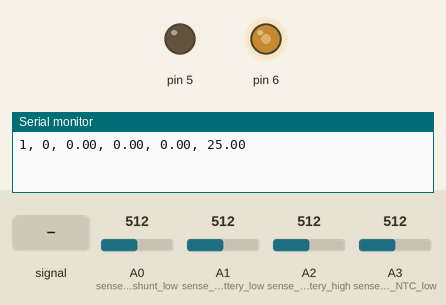
Recording of a sketch running on a simulated Arduino Nano, built with avr-gcc and run on an emulated ATmega328P. Parts: output pins drawn as LEDs (lit = HIGH), the last lines printed to the serial monitor. The test bench sets the inputs (shaded band); at power-on: A0 (sense_pin_shunt_low) = 512, A1 (sense_pin_battery_low) = 512, A2 (sense_pin_battery_high) = 512, A3 (sense_pin_NTC_low) = 512.

Above: at 1.2 s.
1.3 s: A0 (sense_pin_shunt_low) fed a 200 Hz sine of ±255 counts around its level
At 2.04 s:
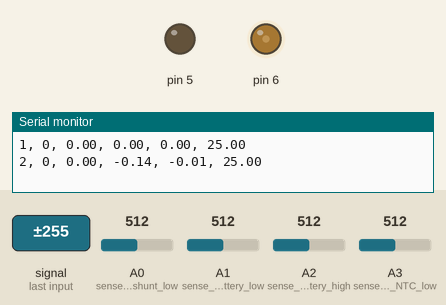
4.3 s: A0 (sense_pin_shunt_low) set to 716
5.8 s: A1 (sense_pin_battery_low) set to 554
7.3 s: A1 (sense_pin_battery_low) set to 581
At 8.3 s:
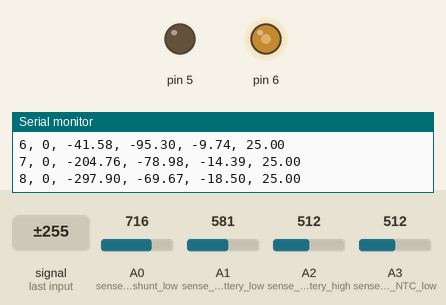
8.8 s: A1 (sense_pin_battery_low) set to 306
At 9.4 s:
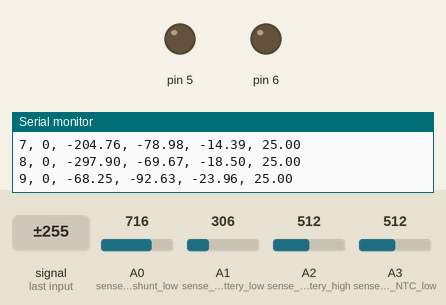
10.3 s: A1 (sense_pin_battery_low) set to 716
At 11.7 s:
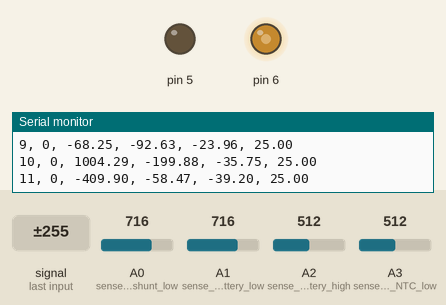
Timing chart, 0 to 12.8 s (numbered marks = the images above; inputs shaded):
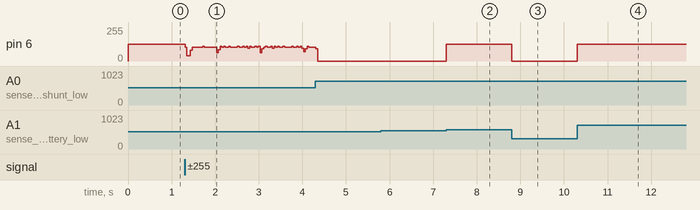

Measured:
- the behaviour switches between 572 and 573 on A1 (sense_pin_battery_low) (found by bisection; images 1 and 2)
- after the input at 7.3 s, pin 6: 0/255 → 127/255 at once
- after the input at 8.8 s, pin 6: 127/255 → 0/255 at once
- after the input at 10.3 s, pin 6: 0/255 → 127/255 at once

The sketch:

Battery_Tester_Procedure.ino
```cpp
//--- DEFINITIONS

//Definition of global parameters
int shunt_resistance = 10; // resistance or the shunt resistor connected in series to the tested battery in ohm
int max_voltage=4200; // maximum allowed voltage of the tested battery in mV
int min_voltage =2750; // minimum allowed voltage of the tested battery in mV
float max_charge_current = 70; //maximum charge current of the battery
float max_discharge_current = -70; //maximum allowed discharge current of the battery
int maxtemp = 55; // maximum allowed temperature in °C
float capacity = 70*3.6; // Charge of fully charged battery in As
int recording_time_period = 1000; // time period between sended measurement data points in ms (cannot simply be changed)
int sense_pin_battery_high = 2; // number of the sense pin connected to the high potential of the tested battery
int sense_pin_battery_low = 1; // number of the sense pin connected to the low potential of the tested battery
int sense_pin_shunt_high = 1; // number of the sense pin connected to the high potential of the shunt resistor
int sense_pin_shunt_low = 0; // number of the sense pin connected to the low potential of the shunt resistor
int sense_pin_NTC_low = 3; // number of the sense pin connected to the low potential of the NTC
int cycle_counter = 0; // variable to count number of charge discharge cycles

// Definition of global variables
int actual_voltage; // actual value of controlled voltage in mV
int battery_voltage; // actual value of battery voltage in mV
float shunt_current; // actual current trough shunt resistor in mA
long timecounter = millis()/1000; // start time of the program in ms
float coulomb_counter; // Counts the charge which flows into (positive) or out of (negative) the battery in As
int SoC; // State of Charge in %
float starttime; // start time of a program section in ms
int endtime; // end time of a program section in ms
int integ; // summed deviation of actual_voltage from set voltage
float set_voltage; // desired set voltage
int width_charge; // width of charge pulse send to the gate of the mosfet
int width_discharge; // width of the discharge pulse send to the gate of the mosfet
int tempReading; // sensor value for NTC voltage probe
double temp; // temperature in °C
float shunt_current_av; // summed up current through shunt resistor in mA for the recording_time_period
float shunt_current_av_last; // average current through the shunt resistor in mA for the last recording time period
float battery_voltage_av; // summed up battery voltage in mV for the recording_time_period
float battery_voltage_av_last; // average battery voltage in mV for the last recording time period
float actual_voltage_av; // summed up controlled voltage in mV for the recording_time_period
float actual_voltage_av_last; // average controlled voltage in mV for the last recording time period
int n; // variable which counts tthe loops
bool control_voltage_criteria; // continue loop when criteria is true
bool time_criteria; // continue loop when criteria is true
bool current_criteria; // continue loop when criteria is true
bool battery_voltage_criteria; // continue loop when criteria is true

//--- FUNCTIONS

// This is a multi-purpose controler function called by following simpler functions
// The voltage controler tries to reach a set voltage ramp from the startvoltage (mV) to the endvoltage (mV) for a given timeperiod (ms).
// The voltage which should controled is defined by the voltage probes connected to the analog inputs with the numbers sense_pin_voltage_high and sense_pin_voltage_low
// Different modes for stop criteria can be selected:
// mode == 0: Stop when runtime is longer than timeperiod (ms)
// mode ==1: Stop when absolute value current trough shunt resistor is smaller than stopcurrent (mA)
// mode ==2: Stop when battery voltage is lower than endvoltage (mV) during discharge or higher during charge
void voltage_controler (int startvoltage, int endvoltage, float timeperiod, int sense_pin_voltage_high, int sense_pin_voltage_low, int stopcurrent, int stopvoltage, int mode){

  // Initialize variables
  n = 1;
  control_voltage_criteria = 1;
  time_criteria = 1;
  current_criteria = 1;
  battery_voltage_criteria = 1;
  starttime = millis();
  endtime = starttime + timeperiod;
  integ=0;
  actual_voltage_av=0;
  shunt_current_av=0;
  battery_voltage_av=0;

  // Measure actual voltages and current
  actual_voltage=(analogRead(sense_pin_voltage_high)-analogRead(sense_pin_voltage_low))*5/1.023;
  battery_voltage=(analogRead(sense_pin_battery_high)-analogRead(sense_pin_battery_low))*5/1.023;
  shunt_current=(analogRead(sense_pin_shunt_high)-analogRead(sense_pin_shunt_low))*5/(1.023*shunt_resistance);
  battery_voltage_av_last=battery_voltage;

  // Loop for the voltage ramp, which continues when the criterias are true
  while((time_criteria&&((mode==0)||current_criteria||battery_voltage_criteria))){

    // Calculate set voltage for current ramp
    set_voltage=startvoltage+((endvoltage-startvoltage)*(millis()-starttime))/timeperiod;
    // limit ramp to endvoltage
    if(millis()>(starttime+timeperiod)){
      set_voltage=endvoltage;
    }

    // sum up the errors for the integral part of the controler
    integ=integ+(set_voltage-actual_voltage);
    // prevent overflow of variable
    if(integ>26000){
        integ=26000;
    }
    if(integ<(-26000)){
        integ=-26000;
    }

    // calculate width of pulse width modulated output signal
    if(set_voltage>actual_voltage){
        width_charge=(2.55/50)*set_voltage+(2.55/50)*(set_voltage-actual_voltage)+(1.0/50)*integ;
        width_discharge=0;
        // limit pulse width to valid values
        if(width_charge>255){
           width_charge=255;
        }
        if(width_charge<0){
           width_charge=0;
        }
    }
    if(set_voltage<actual_voltage){
      width_charge=0;
      width_discharge=-(255/battery_voltage)*(set_voltage-actual_voltage)-(1.3/50)*integ;
      // limit pulse width to valid values
      if(width_discharge>255){
           width_discharge=255;
      }
      if(width_discharge<0){
         width_discharge=0;
      }
    }

    // Perform safety checks for voltage, current and temperature limits
    battery_voltage=(analogRead(sense_pin_battery_high)-analogRead(sense_pin_battery_low))*5/1.023;
    shunt_current=(analogRead(sense_pin_shunt_high)-analogRead(sense_pin_shunt_low))*5/(1.023*shunt_resistance);
    // Slowly discharge if voltage is higher than allowed
    if (battery_voltage>max_voltage){
      width_charge = 0;
      width_discharge = 127;
    }
    // Slowly charge if voltage is lower than allowed
    if (battery_voltage<min_voltage){
      width_charge = 127;
      width_discharge = 0;
    }
    // Limit discharge current
    if (shunt_current < max_discharge_current){
      width_charge = 0;
      width_discharge = width_discharge*max_discharge_current/shunt_current;
    }
    // Limit charge current
    if (shunt_current > max_charge_current){
      width_charge = width_charge*max_charge_current/shunt_current;
      width_discharge = 0;
    }
    // Pause and cool if temperature is higher than allowed
    tempReading = analogRead(sense_pin_NTC_low);
    temp = log(10000.0 * ((1024.0 / tempReading - 1)));
    temp = 1 / (0.001129148 + (0.000234125 + (0.0000000876741 * temp * temp ))* temp )-273.15;
    if (temp>maxtemp){
      width_charge = 0;
      width_discharge = 0;
    }

    // Finally output the calculated pulses
    analogWrite(6, width_charge);
    analogWrite(5, width_discharge);

    // Measure actual values
    actual_voltage=(analogRead(sense_pin_voltage_high)-analogRead(sense_pin_voltage_low))*5/1.023;
    battery_voltage=(analogRead(sense_pin_battery_high)-analogRead(sense_pin_battery_low))*5/1.023;
    // Sum values for average calculation
    shunt_current_av+=(analogRead(sense_pin_shunt_high)-analogRead(sense_pin_shunt_low))*5/(1.023*shunt_resistance);
    battery_voltage_av+=(analogRead(sense_pin_battery_high)-analogRead(sense_pin_battery_low))*5/1.023;
    actual_voltage_av+=(analogRead(sense_pin_voltage_high)-analogRead(sense_pin_voltage_low))*5/1.023;
    n += 1;

    // Output data if recording_time_period is reached
    if ((millis()/recording_time_period)>timecounter){
      timecounter=millis()/1000;
      // Calculate average values
      actual_voltage_av_last=actual_voltage_av/n;
      shunt_current_av_last=shunt_current_av/n;
      battery_voltage_av_last=battery_voltage_av/n;
      //Coulomb counting
      coulomb_counter+=shunt_current_av_last*recording_time_period/(1000*1000);
      SoC=100*coulomb_counter/capacity;
      // Reset the summed up values
      actual_voltage_av=0;
      shunt_current_av=0;
      battery_voltage_av=0;
      n = 1;
      //Output the data for arduino ide serial monitor used for bugfixing
      /*
      Serial.print(timecounter);
      Serial.print(" Cycle");
      Serial.print(cycle_counter);
      Serial.print(" Soll ");
      Serial.print(set_voltage);
      Serial.print(", Ist ");
      Serial.print(actual_voltage_av_last);
      Serial.print(", Batterie ");
      Serial.print(battery_voltage_av_last);
      Serial.print(", Strom");
      Serial.print(shunt_current_av_last);
      Serial.print(", Laden");
      Serial.print(width_charge);
      Serial.print(", Entladen");
      Serial.print(width_discharge);
      Serial.print(", Power ");
      Serial.print(shunt_resistance/1000.0*pow(shunt_current_av_last,2));
      Serial.print(", Coulomb ");
      Serial.print(coulomb_counter);
      Serial.print(", Temp ");
      Serial.println(temp);
      */
      // Output data send to python for plotting and saving
      Serial.print(timecounter);
      Serial.print(", ");
      Serial.print(cycle_counter);
      Serial.print(", ");
      Serial.print(battery_voltage_av_last);
      Serial.print(", ");
      Serial.print(shunt_current_av_last);
      Serial.print(", ");
      Serial.print(coulomb_counter);
      Serial.print(", ");
      Serial.println(temp);

    }

  // Control the stop criteria for the loop
  control_voltage_criteria = (abs(actual_voltage_av_last-endvoltage)>=10);
  time_criteria = (millis()-starttime)<timeperiod;
  current_criteria = ((abs(shunt_current_av_last)>stopcurrent)||control_voltage_criteria)&&(mode==1);
  if (endvoltage<0){
    battery_voltage_criteria = ((battery_voltage_av_last-stopvoltage)>0)&&(mode==2);
  }
  if (endvoltage>0){
    battery_voltage_criteria = ((battery_voltage_av_last-stopvoltage)<0)&&(mode==2);
  }
  }
  //Output the data for arduino ide serial monitor used for bugfixing
  /*
  analogWrite(6, 0);
  analogWrite(5, 0);
  Serial.println("Abbruch:");
  Serial.print("Endvoltage = ");
  Serial.print(endvoltage);
  Serial.print(" mV; Actual = ");
  Serial.print(actual_voltage_av_last);
  Serial.print(" mV; Criteria = ");
  Serial.println(control_voltage_criteria);
  Serial.print("Timeperiod = ");
  Serial.print(timeperiod);
  Serial.print(" ms; Actual = ");
  Serial.print(millis()-starttime);
  Serial.print(" ms; Criteria = ");
  Serial.println(time_criteria);
  Serial.print("Stopcurrent = ");
  Serial.print(stopcurrent);
  Serial.print(" mA; Actual = ");
  Serial.print(shunt_current_av_last);
  Serial.print(" mA; Criteria = ");
  Serial.println(current_criteria);
  Serial.print("Stopvoltage = ");
  Serial.print(stopvoltage);
  Serial.print(" mV; Actual = ");
  Serial.print(battery_voltage_av_last);
  Serial.print(" mV; Criteria = ");
  Serial.println(battery_voltage_criteria);
  */
}


// This function can be used in the test plan section for constructing a voltage ramp starting with the startvoltage (mV)
// and leading linearly to the endvoltage (mV) of the battery in a given timeperiod (ms)
void voltage_ramp (int startvoltage, int endvoltage, float timeperiod){
  voltage_controler(startvoltage, endvoltage, timeperiod, sense_pin_battery_high, sense_pin_battery_low, 0, 0, 0);
}


// This function can be used in the test plan section for holding the battery on a voltage (mV) until a timeperiod (ms) is
// surpassed or the current decreased below a stopcurrent (mA)
void constant_voltage (int voltage, float timeperiod, int stopcurrent){
  voltage_controler(voltage, voltage, timeperiod, sense_pin_battery_high, sense_pin_battery_low, stopcurrent, 0, 1);
}


// This function can be used in the test plan section for constructing a current ramp starting with the startcurrent (mA)
// and leading linearly to the endcurrent (mA) of the battery in a given timeperiod (ms)
void current_ramp (int startcurrent, int endcurrent, float timeperiod){
  int startvoltage=shunt_resistance*startcurrent;
  int endvoltage=shunt_resistance*endcurrent;
  voltage_controler(startvoltage, endvoltage, timeperiod, sense_pin_shunt_high, sense_pin_shunt_low, 0, 0, 0);
}

// This function can be used in the test plan section for holding a current (mA) until a timeperiod (ms) is
// surpassed or the battery voltage decreased below a stopvoltage (mV)
void constant_current (int current, float timeperiod, int stopvoltage){
  int voltage=shunt_resistance*current;
  voltage_controler(voltage, voltage, timeperiod, sense_pin_shunt_high, sense_pin_shunt_low, 0, stopvoltage, 2);
}


// This function can be used in the test plan section for constructing a discharge power ramp starting with the startpower (mW)
// and leading linearly to the endpower (mW) dissipated by the shunt resistor in a given timeperiod (ms)
void discharge_power_ramp (float startpower, float endpower, float timeperiod){
  float startcurrent=-1000*sqrt(startpower/(1000*shunt_resistance));
  float endcurrent=-1000.0*sqrt(endpower/(1000.0*shunt_resistance));
  current_ramp(startcurrent,endcurrent,timeperiod);
}


// This function can be used in the test plan section to pause charge or discharge and only output data for a given timeperiod (ms)
void pause (int timeperiod){
  // Initialize values
  starttime = millis();
  actual_voltage_av=0;
  shunt_current_av=0;
  battery_voltage_av=0;
  n = 1;

  // Time loop
  while((millis()-starttime) < timeperiod){

      // Sum values for average calculation
      shunt_current_av+=(analogRead(sense_pin_shunt_high)-analogRead(sense_pin_shunt_low))*5/(1.023*shunt_resistance);
      battery_voltage_av+=(analogRead(sense_pin_battery_high)-analogRead(sense_pin_battery_low))*5/1.023;
      n += 1;

      // Output data if recording_time_period is reached
      if ((millis()/recording_time_period)>timecounter){
         tempReading = analogRead(sense_pin_NTC_low);
         temp = log(10000.0 * ((1024.0 / tempReading - 1)));
         temp = 1 / (0.001129148 + (0.000234125 + (0.0000000876741 * temp * temp ))* temp )-273.15;
         timecounter=millis()/1000;
         // Calculate average values
         shunt_current_av_last=shunt_current_av/n;
         battery_voltage_av_last=battery_voltage_av/n;
         //Coulomb counting
         coulomb_counter+=shunt_current_av_last*recording_time_period/(1000*1000);
         SoC=100*coulomb_counter/capacity;
         // Reset the summed up values
         actual_voltage_av=0;
         shunt_current_av=0;
         battery_voltage_av=0;
         n = 1;
         //Output the data for arduino ide serial monitor used for bugfixing
         /*
         Serial.print(timecounter);
         Serial.print(", Batterie ");
         Serial.print(battery_voltage_av_last);
         Serial.print(", Strom");
         Serial.print(shunt_current_av_last);
         Serial.print(", Laden");
         Serial.print(width_charge);
         Serial.print(", Entladen");
         Serial.print(width_discharge);
         Serial.print(", Power ");
         Serial.print(shunt_resistance*pow(shunt_current_av_last,2));
         Serial.print(", Coulomb ");
         Serial.print(coulomb_counter);
         Serial.print(", Temp ");
         Serial.println(temp);
         */
         // Output data send to python for plotting and saving
         Serial.print(timecounter);
         Serial.print(", ");
         Serial.print(cycle_counter);
         Serial.print(", ");
         Serial.print(battery_voltage_av_last);
         Serial.print(", ");
         Serial.print(shunt_current_av_last);
         Serial.print(", ");
         Serial.print(coulomb_counter);
         Serial.print(", ");
         Serial.println(temp);
    }
  }
}


//--- SETUP SYSTEM
// This code runs once the system is started and defines baud-rate and I/O-pins
void setup() {
  Serial.begin(9600);
  pinMode(5, OUTPUT);
  pinMode(6, OUTPUT);
  pinMode(A0, INPUT);
  pinMode(A1, INPUT);
  pinMode(A2, INPUT);
  pinMode(A3, INPUT);
  pinMode(A4, INPUT);
  pinMode(A5, INPUT);
  pinMode(A6, INPUT);
}


//--- MAIN RUNNING LOOP

void loop() {

   // !!!!!! PUT YOUR TEST PROCEDURE HERE !!!!!

   // in this section the test program can be defined by calling following functions
   // voltage_ramp (int startvoltage, int endvoltage, float timeperiod)
   // constant_voltage (int voltage, float timeperiod, int stopcurrent)
   // current_ramp (int startcurrent, int endcurrent, float timeperiod)
   // constant_current (int current, float timeperiod, int stopvoltage)
   // discharge_power_ramp (int startpower, int endpower, float timeperiod)
   // pause (int timeperiod)

   // Set coulomb_counting = 0 if the battery is at the end of discharge voltage or coulomb_counting = capacity at the end of charge voltage
   // to get a reference point for coulomb counting and SoC calculation

   coulomb_counter = 0;
   constant_current(50,9000000,max_voltage-100);
   constant_voltage(max_voltage-100,9000000,5);
   constant_current(-50,9000000,min_voltage+100);
   constant_voltage(min_voltage+100,9000000,5);
   cycle_counter+=1;

   /*
   Serial.println("Discharge power ramp");
   discharge_power_ramp(0, 1 , 10000);
   battery_voltage=(analogRead(sense_pin_battery_high)-analogRead(sense_pin_battery_low))*5/1.023;
   Serial.println("Charge Voltage Ramp");
   voltage_ramp(battery_voltage,battery_voltage+50,10000);
   Serial.println("Pause");
   pause(5000);
   battery_voltage=(analogRead(sense_pin_battery_high)-analogRead(sense_pin_battery_low))*5/1.023;
   Serial.println("Discharge Voltage Ramp");
   voltage_ramp(battery_voltage,battery_voltage-50,10000);
   Serial.println("Pause");
   pause(5000);
   Serial.println("Charge Current Ramp");
   current_ramp(0,40,10000);
   Serial.println("Discharge Current Ramp");
   current_ramp(0,-10,10000);
   Serial.println("pause");
   pause(5000);
   battery_voltage=(analogRead(sense_pin_battery_high)-analogRead(sense_pin_battery_low))*5/1.023;
   delay(1000);
   Serial.println("Charge CC");
   constant_current(20,600000,battery_voltage+60);
   Serial.println("pause");
   pause(5000);
   battery_voltage=(analogRead(sense_pin_battery_high)-analogRead(sense_pin_battery_low))*5/1.023;
   Serial.println("Charge CV");
   constant_voltage(battery_voltage+15,600000,5);
   Serial.println("pause");
   pause(5000);
   battery_voltage=(analogRead(sense_pin_battery_high)-analogRead(sense_pin_battery_low))*5/1.023;
   Serial.println("Discharge CC");
   constant_current(-20,600000,battery_voltage-60);
   Serial.println("pause");
   pause(5000);
   battery_voltage=(analogRead(sense_pin_battery_high)-analogRead(sense_pin_battery_low))*5/1.023;
   Serial.println("Disharge CV");
   constant_voltage(battery_voltage-5,600000,5);
   Serial.println("Discharge power ramp");
   discharge_power_ramp(0, 2 , 10000);
   */
   /*
   constant_current(50,9000000,max_voltage-100);
   constant_voltage(max_voltage-100,9000000,5);
   constant_current(-50,9000000,min_voltage+100);
   constant_voltage(min_voltage+100,9000000,5);
   cycle_counter+=1;
   */
   /*
   if(cycle_counter==0){
      constant_current(50,9000000,max_voltage-100);
      constant_voltage(max_voltage-100,9000000,5);
   }

   pause(8900);
   current_ramp (-0,-70,89000);
   current_ramp (-70,-64,507000);
   current_ramp (-64,-18,72000);
   current_ramp (-18,-65,67000);
   current_ramp (-65,-58,228000);
   current_ramp (-58,-0,39000);
   current_ramp (-0,-0,77000);
   current_ramp (-0,-67,15000);
   current_ramp (-67,-56,400000);
   current_ramp (-56,-0,33000);
   current_ramp (-0,-0,156000);
   current_ramp (-0,-52,18000);
   current_ramp (-52,-37,78000);
   current_ramp (-37,-0,13000);
   cycle_counter+=1;
   */
   /*
   constant_current(-12,9000000,min_voltage);
   constant_voltage(min_voltage,9000000,5);
   constant_current(12,14400000,max_voltage);
   cycle_counter+=1;
   */
   /*
   constant_current(40,600000,4500);
   constant_current(-40,600000,2500);
   cycle_counter+=1;
   */
}
```
